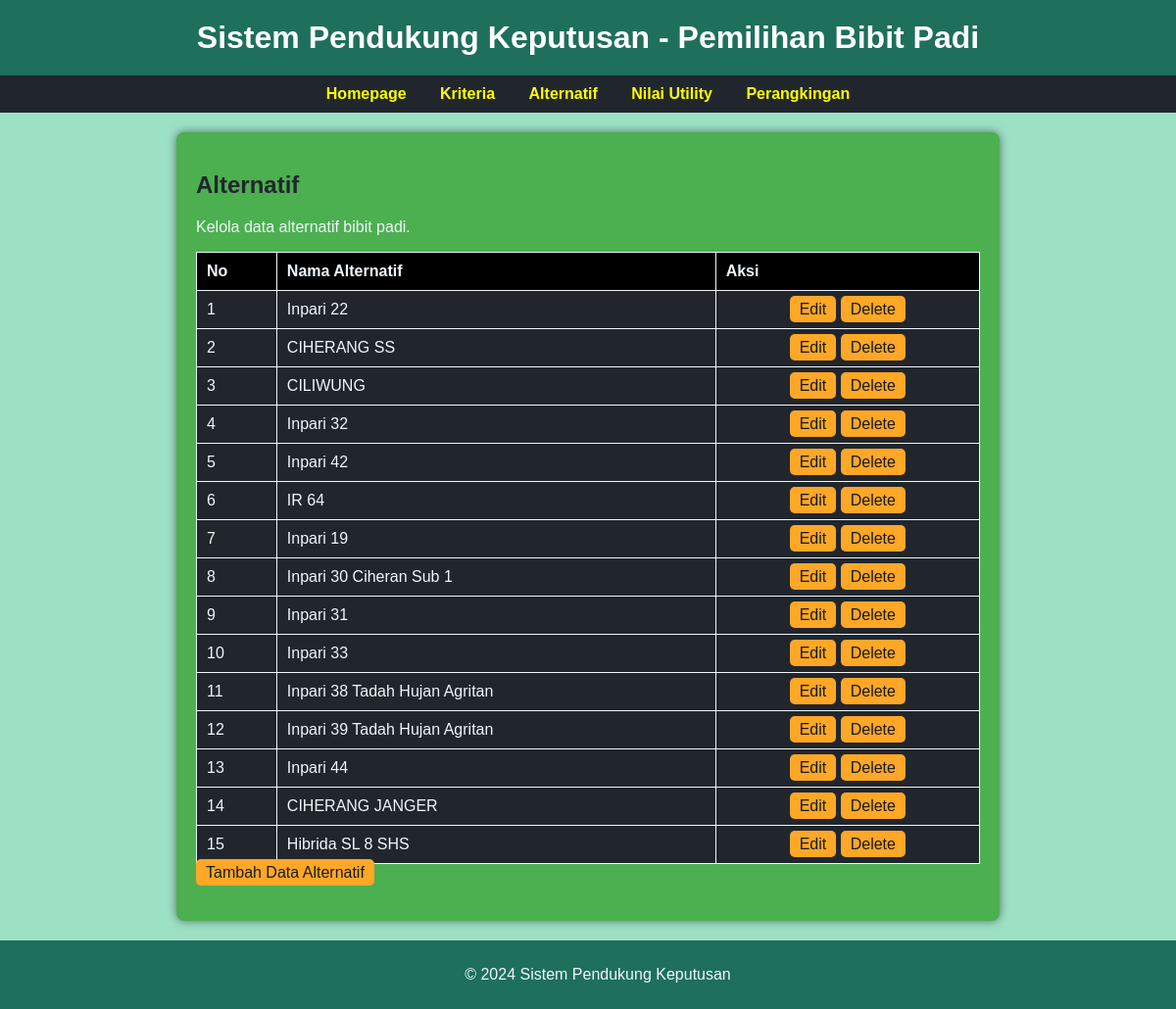
Page /admin/alternatif.php on the committed database.
### tables this page shows
CREATE TABLE `alternatif` (
  `alternatif_id` int NOT NULL,
  `nama_bibit` varchar(255) NOT NULL
);

### admin/alternatif.php (the view, shortened to what this page needs)
<?php
include "../koneksi.php";
$alternatif = mysqli_query($koneksi, "
    SELECT * FROM alternatif
");
?>
<!DOCTYPE html>
<html lang="en">
<head>
</head>
<body>
    <header>
        <h1>Sistem Pendukung Keputusan - Pemilihan Bibit Padi</h1>
    </header>
    <nav>
        <a href="index.php">Homepage</a>
        <a href="kriteria.php">Kriteria</a>
        <a href="#alternatif">Alternatif</a>
        <a href="utility.php">Nilai Utility</a>
        <a href="perangkingan.php">Perangkingan</a>
    </nav>
    <main>
        <div class="container">
            <section id="alternatif" class="feature">
                <h2>Alternatif</h2>
                <p>Kelola data alternatif bibit padi.</p>
                <table>
                    <thead>
                        <tr>
                            <th>No</th>
                            <th>Nama Alternatif</th>
                            <th>Aksi</th>
                        </tr>
                    </thead>
                    <tbody>
                        <?php
                        $no = 1;
                        while ($row = mysqli_fetch_assoc($alternatif)): ?>
                            <tr>
                                <td><?= $no++ ?></td>
                                <td><?= htmlspecialchars($row['nama_bibit']); ?></td>
                                <td>
                                    <div class="btn-group aksi">
                                        <a href="editAlternatif.php?id=<?= htmlspecialchars($row['alternatif_id']); ?>">Edit</a>
                                        <a href="alternatif.php?id=<?= htmlspecialchars($row['alternatif_id']); ?>"
                                            onclick="return confirm('Apakah Anda Yakin Untuk Menghapus Data Ini?')">
                                            Delete
                                        </a>
                                    </div>
                                </td>
                            </tr>
                        <?php endwhile; ?>
                    </tbody>
                </table>
                <div class="tambah">
                    <a href="">Tambah Data Alternatif</a>
                </div>
            </section>
        </div>
    </main>
    <footer>
        <p>&copy; 2024 Sistem Pendukung Keputusan</p>
    </footer>
</body>
</html>

### admin/alternatif.php (style rules this page uses)
body { font-family: Arial, sans-serif; margin: 0; padding: 0; background-color: #9de1c5; color: #f0f6fc; display: flex; flex-direction: column; min-height: 100vh; }
header { background-color: #1e6f5c; padding: 20px; text-align: center; }
header h1 { margin: 0; color: white; }
nav { background-color: #21262d; padding: 10px; text-align: center; }
nav a { color: yellow; text-decoration: none; margin: 0 15px; font-weight: bold; }
main { flex: 1; padding: 20px; }
.container { max-width: 800px; margin: 0 auto; background-color: #4caf50; padding: 20px; border-radius: 8px; box-shadow: 0 0 10px rgba(0, 0, 0, 0.5); }
.feature { margin-bottom: 20px; }
.feature h2 { color: #21262d; }
footer { background-color: #1e6f5c; text-align: center; padding: 10px; bottom: 0; width: 100%; }
table { width: 100%; border-collapse: collapse; margin-top: 10px; }
table, th, td { border: 1px solid #f0f6fc; }
th, td { padding: 10px; text-align: left; background-color: #21262d; }
th { background-color: #000; }
.btn-group a { background-color: #ffa726; color: #161b22; border: none; padding: 5px 10px; cursor: pointer; border-radius: 5px; text-decoration: none; }
.aksi { text-align: center; align-items: center; }
.tambah a { background-color: #ffa726; color: #161b22; border: none; padding: 5px 10px; cursor: pointer; border-radius: 5px; text-decoration: none; }

### rows in the picture
alternatif: nama_bibit "Inpari 22"
alternatif: nama_bibit "CIHERANG SS"
alternatif: nama_bibit "CILIWUNG"
alternatif: nama_bibit "Inpari 32"
alternatif: nama_bibit "Inpari 42"
alternatif: nama_bibit "IR 64"
alternatif: nama_bibit "Inpari 19"
alternatif: nama_bibit "Inpari 30 Ciheran Sub 1"
alternatif: nama_bibit "Inpari 31"
alternatif: nama_bibit "Inpari 33"
alternatif: nama_bibit "Inpari 38 Tadah Hujan Agritan"
alternatif: nama_bibit "Inpari 39 Tadah Hujan Agritan"
alternatif: nama_bibit "Inpari 44"
alternatif: nama_bibit "CIHERANG JANGER"
alternatif: nama_bibit "Hibrida SL 8 SHS"
